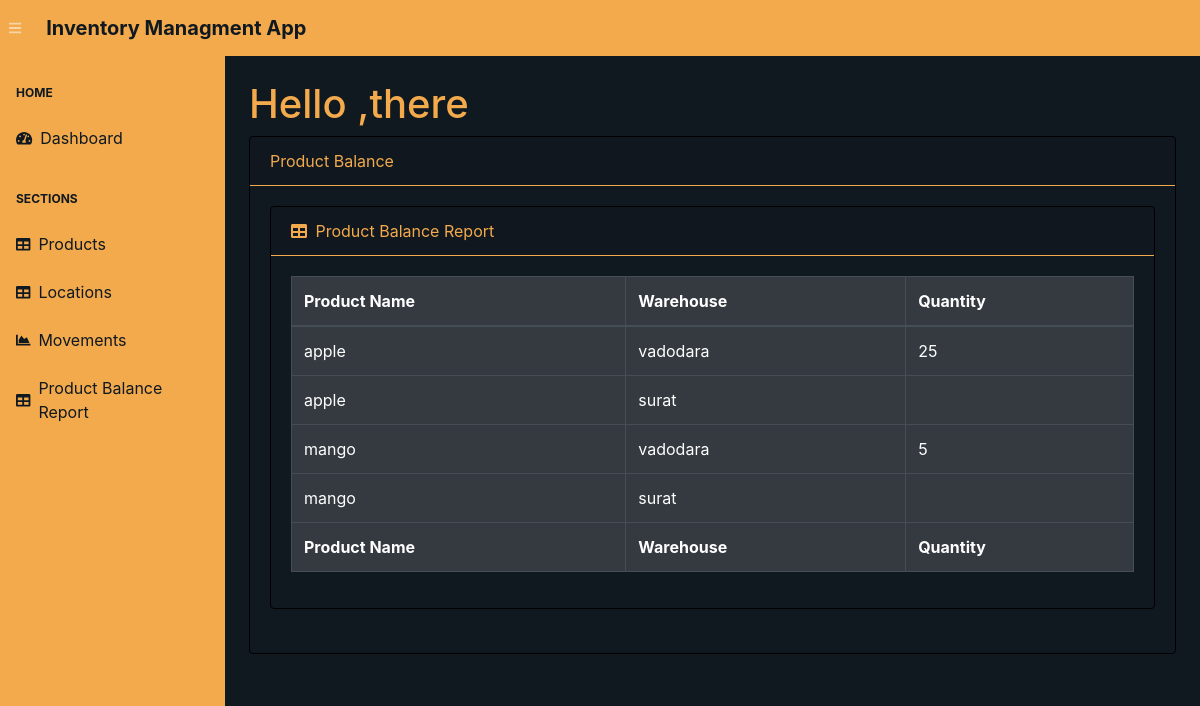
Screenshot of /product-balance/ with the database file from the repository.
### app.py (models this page shows, shortened)
class ProductMovement(db.Model):
    __tablename__   = 'productmovements'
    movement_id     = db.Column(db.Integer, primary_key=True)
    product_id      = db.Column(db.Integer, db.ForeignKey('products.product_id'))
    qty             = db.Column(db.Integer)
    from_location   = db.Column(db.Integer, db.ForeignKey('locations.location_id'))
    to_location     = db.Column(db.Integer, db.ForeignKey('locations.location_id'))
    movement_time   = db.Column(db.DateTime, default=datetime.utcnow)
    product         = db.relationship('Product', foreign_keys=product_id)
    fromLoc         = db.relationship('Location', foreign_keys=from_location)
    toLoc           = db.relationship('Location', foreign_keys=to_location)

### app.py (the view)
@app.route("/product-balance/", methods=["POST", "GET"])
def productBalanceReport():
    movs = ProductMovement.query.\
        join(Product, ProductMovement.product_id == Product.product_id).\
        add_columns(
            Product.product_id,
            ProductMovement.qty,
            ProductMovement.from_location,
            ProductMovement.to_location,
            ProductMovement.movement_time).\
        order_by(ProductMovement.product_id).\
        order_by(ProductMovement.movement_id).\
        all()
    balancedDict = defaultdict(lambda: defaultdict(dict))
    tempProduct = ''
    for mov in movs:
        row = mov[0]
        if(tempProduct == row.product_id):
            if(row.to_location and not "qty" in balancedDict[row.product_id][row.to_location]):
                balancedDict[row.product_id][row.to_location]["qty"] = 0
            elif (row.from_location and not "qty" in balancedDict[row.product_id][row.from_location]):
                balancedDict[row.product_id][row.from_location]["qty"] = 0
            if (row.to_location and "qty" in balancedDict[row.product_id][row.to_location]):
                balancedDict[row.product_id][row.to_location]["qty"] += row.qty
            if (row.from_location and "qty" in balancedDict[row.product_id][row.from_location]):
                balancedDict[row.product_id][row.from_location]["qty"] -= row.qty
            pass
        else :
            tempProduct = row.product_id
            if(row.to_location and not row.from_location):
                if(balancedDict):
                    balancedDict[row.product_id][row.to_location]["qty"] = row.qty
                else:
                    balancedDict[row.product_id][row.to_location]["qty"] = row.qty
    return render_template("product-balance.html", movements=balancedDict)

### templates/product-balance.html (shortened to what this page needs)
{% extends 'base.html' %}
{% block content %}
<main style="background-color:#101820FF ;">
    <div class="container-fluid">
        <h1 class="mt-4" style="color:#F2AA4CFF;">Hello ,there</h1>
        <div class="card mb-4" style="background-color:#101820FF ;color : #F2AA4CFF;border-color: black;">
            <div class="card-header" style="border-bottom: 1px solid #F2AA4CFF;">Product Balance</div>
            <div class="card-body">
                <div class="card mb-4" style="background-color:#101820FF ;color : #F2AA4CFF;border-color: black;">
                    <div class="card-header" style="border-bottom: 1px solid #F2AA4CFF;">
                        <i class="fas fa-table mr-1"></i>
                        Product Balance Report
                    </div>
                    <div class="card-body">
                        <div class="table-responsive">
                            {% if movements|length < 1 %} <h4>There are no Movements, add one above</h4>
                                {% else %}
                                <table class="table table-bordered table-dark" id="dataTable" width="100%"
                                    cellspacing="0">
                                    <thead>
                                        <tr>
                                            <th>Product Name</th>
                                            <th>Warehouse</th>
                                            <th>Quantity</th>
                                        </tr>
                                    </thead>
                                    <tfoot>
                                        <tr>
                                            <th>Product Name</th>
                                            <th>Warehouse</th>
                                            <th>Quantity</th>
                                        </tr>
                                    </tfoot>
                                    <tbody>
                                        {% for pkey, values in movements.items() %}
                                        {% set count = values|length() %}
                                        <tr>
                                            <td>{{pkey}}</td>
                                            {% for key, value in values.items() %}
                                            <td>{{key}}</td>
                                            <td>{{value.qty}}</td>
                                            {% if values|length() > 1 %}
                                            {% if values|last != key %}
                                        </tr>
                                        <tr>
                                            <td>{{pkey}}</td>
                                            {% endif %}
                                            {% endif %}
                                            {% endfor %}
                                        </tr>
                                        {% endfor %}
                                    </tbody>
                                </table>
                                {% endif %}
                        </div>
                    </div>
                </div>
            </div>
        </div>
    </div>
</main>
{% endblock %}

### rows the page displays
ProductMovement: product "apple", to_location "vadodara", qty "25", from_location "surat"
ProductMovement: product "mango", to_location "vadodara", qty "5", from_location "surat"
